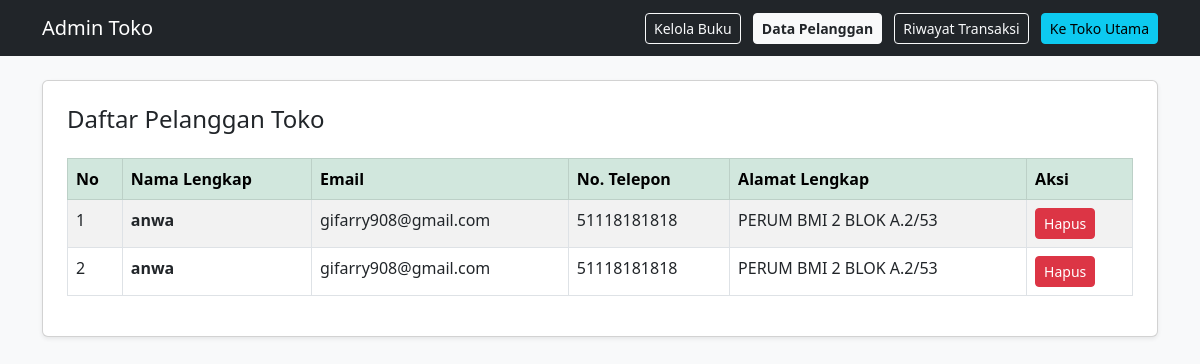
Page /data_pelanggan.php on the committed database.
### tables this page shows
CREATE TABLE `pelanggan` (
  `ID` int NOT NULL,
  `Nama` varchar(255) NOT NULL,
  `Alamat` varchar(255) DEFAULT NULL,
  `Email` varchar(255) DEFAULT NULL,
  `Telepon` varchar(20) DEFAULT NULL
);

### data_pelanggan.php (the view, shortened to what this page needs)
<!DOCTYPE html>
<html>
<head>
    <link href="https://cdn.jsdelivr.net/npm/bootstrap@5.3.0/dist/css/bootstrap.min.css" rel="stylesheet">
</head>
<body style="background-color: #f8f9fa;">
    <nav class="navbar navbar-expand-lg navbar-dark bg-dark mb-4">
        <div class="container">
            <span class="navbar-brand">Admin Toko</span>
            <div>
                <a href="admin.php" class="btn btn-outline-light btn-sm me-2">Kelola Buku</a>
                <a href="data_pelanggan.php" class="btn btn-light btn-sm me-2 fw-bold text-dark">Data Pelanggan</a>
                <a href="riwayat_pesanan.php" class="btn btn-outline-light btn-sm me-2">Riwayat Transaksi</a>
                <a href="index.php" class="btn btn-info btn-sm">Ke Toko Utama</a>
            </div>
        </div>
    </nav>
    <div class="container">
        <div class="card shadow-sm p-4">
            <h4 class="mb-4">Daftar Pelanggan Toko</h4>
            <table class="table table-bordered table-striped">
                <thead class="table-success">
                    <tr>
                        <th>No</th>
                        <th>Nama Lengkap</th>
                        <th>Email</th>
                        <th>No. Telepon</th>
                        <th>Alamat Lengkap</th>
                        <th>Aksi</th>
                    </tr>
                </thead>
                <tbody>
                    <?php
                    include 'koneksi.php';
                    $no = 1;
                    $tampil = mysqli_query($koneksi, "select * from pelanggan order by ID desc");
                    while($data = mysqli_fetch_array($tampil)){
                    ?>
                    <tr>
                        <td><?php echo $no++; ?></td>
                        <td><b><?php echo $data['Nama']; ?></b></td>
                        <td><?php echo $data['Email']; ?></td>
                        <td><?php echo $data['Telepon']; ?></td>
                        <td><?php echo $data['Alamat']; ?></td>
                        <td>
                            <a href="hapus_pelanggan.php?id=<?php echo $data['ID']; ?>" class="btn btn-danger btn-sm" onclick="return confirm('Hapus pelanggan ini?')">Hapus</a>
                        </td>
                    </tr>
                    <?php } ?>
                </tbody>
            </table>
        </div>
    </div>
</body>
</html>

### rows in the picture
pelanggan: Nama "anwa", Email "gifarry908@gmail.com", Telepon "51118181818", Alamat "PERUM BMI 2 BLOK A.2/53"
pelanggan: Nama "anwa", Email "gifarry908@gmail.com", Telepon "51118181818", Alamat "PERUM BMI 2 BLOK A.2/53"
